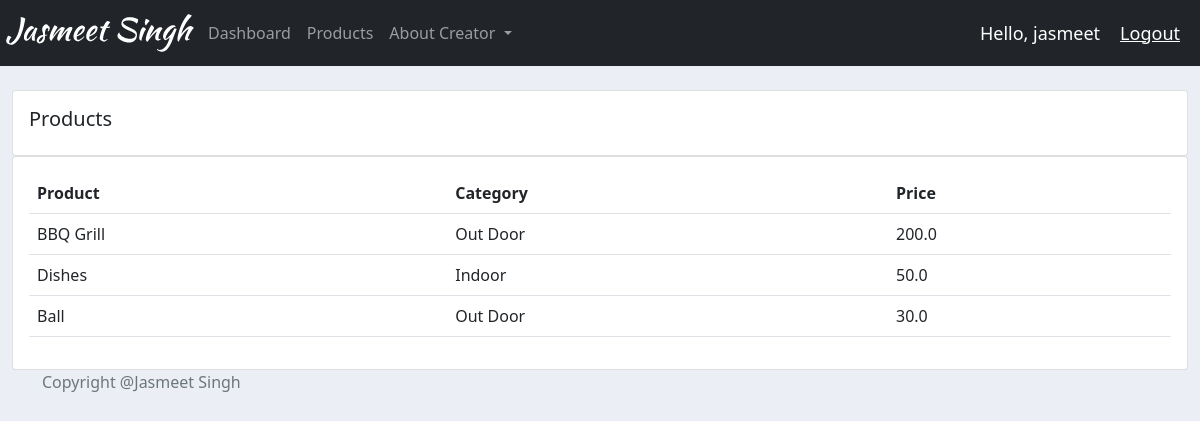
Screenshot of /products/ (signed in) with the database file from the repository.
### accounts/models.py (models this page shows, shortened)
class Product(models.Model):
    CATEGORY = (
        ('Indoor', 'Indoor'),
        ('Out Door', 'Out Door'),
    )
    name = models.CharField(max_length=200, null=True)
    price = models.FloatField(null=True)
    category = models.CharField(max_length=200, null=True, choices=CATEGORY)
    description = models.CharField(max_length=200, null=True, blank=True)
    date_created = models.DateTimeField(auto_now_add=True, null=True)
    tags = models.ManyToManyField(Tag)

### accounts/decorators.py (the view)
        def wrapper_func(request, *args, **kwargs):
            group = None
            if request.user.groups.exists():
                group = request.user.groups.all()[0].name
            if group in allowed_roles:
                return view_func(request, *args, **kwargs)
            else:
                return HttpResponse('You are not authorized to view this page')

### accounts/views.py (called while the page is built)
@login_required(login_url='login')
@allowed_users(allowed_roles=['admin'])
def products(request):
    products = Product.objects.all()
    return render(request, 'accounts/products.html', {'products':products})

### accounts/templates/accounts/products.html
{% extends 'accounts/main.html' %}
{% block content %}
<br>
<div class="row">
	<div class="col-md">
		<div class="card card-body">
			<h5>Products</h5>
		</div>
		<div class="card card-body">
			<table class="table">
				<tr>
					<th>Product</th>
					<th>Category</th>
					<th>Price</th>
				</tr>
				{% for i in products %}
					<tr>
						<td>{{i.name}}</td>
						<td>{{i.category}}</td>
						<td>{{i.price}}</td>
					</tr>
				{% endfor %}
			</table>
		</div>
	</div>
</div>
{% endblock %}

### accounts/templates/accounts/navbar.html (shortened to what this page needs)
{% load static %}
<nav class="navbar navbar-expand-lg navbar-dark bg-dark">
    <a href="https://www.youtube.com/watch?v=dQw4w9WgXcQ"><img src="{% static 'accounts/images/logo.png' %}"></a>
    <div class="collapse navbar-collapse" id="navbarNavDropdown">
      <ul class="navbar-nav">
        {% if request.user.is_staff %}
        <li class="nav-item active">
          <a class="nav-link" href="{% url 'home' %}">Dashboard</a>
        </li>
        <li class="nav-item">
          <a class="nav-link" href="{% url 'products' %}">Products</a>
        </li>
        {% else %}
        <li class="nav-item">
          <a class="nav-link" href="{% url 'account' %}">Settings</a>
        </li>
        {% endif %}
        <li class="nav-item dropdown">
          <a class="nav-link dropdown-toggle" href="#" id="navbarDropdownMenuLink" data-toggle="dropdown" aria-haspopup="true" aria-expanded="false">
            About Creator
          </a>
        </li>
      </ul>
    </div>
    <span class="hello-msg">Hello, {{request.user}}</span>
    <span ><a class="hello-msg" href="{% url 'logout' %}">Logout</a></span>
  </nav>

### accounts/static/css/main.css (style rules this page uses)
body { background-color: #ebeff5; }

### accounts/templates/accounts/navbar.html (style rules this page uses)
.hello-msg { font-size: 18px; color: #fff; margin-right: 20px; }

### rows the page displays
Product: name "BBQ Grill", category "Out Door", price "200.0"
Product: name "Dishes", category "Indoor", price "50.0"
Product: name "Ball", category "Out Door", price "30.0"

### other values shown
{{ request.user }} "jasmeet"
